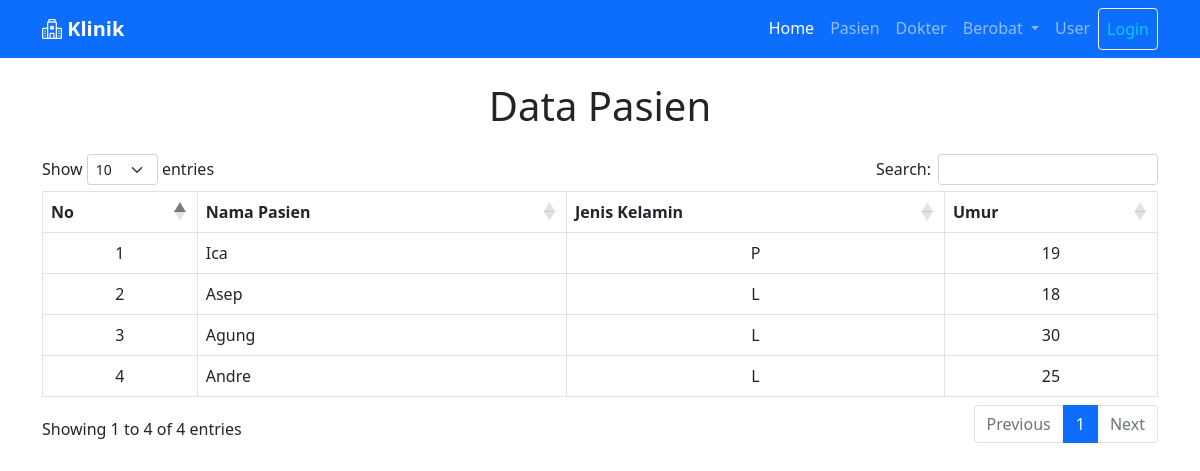
The page /pasien.php on the database as committed earlier.
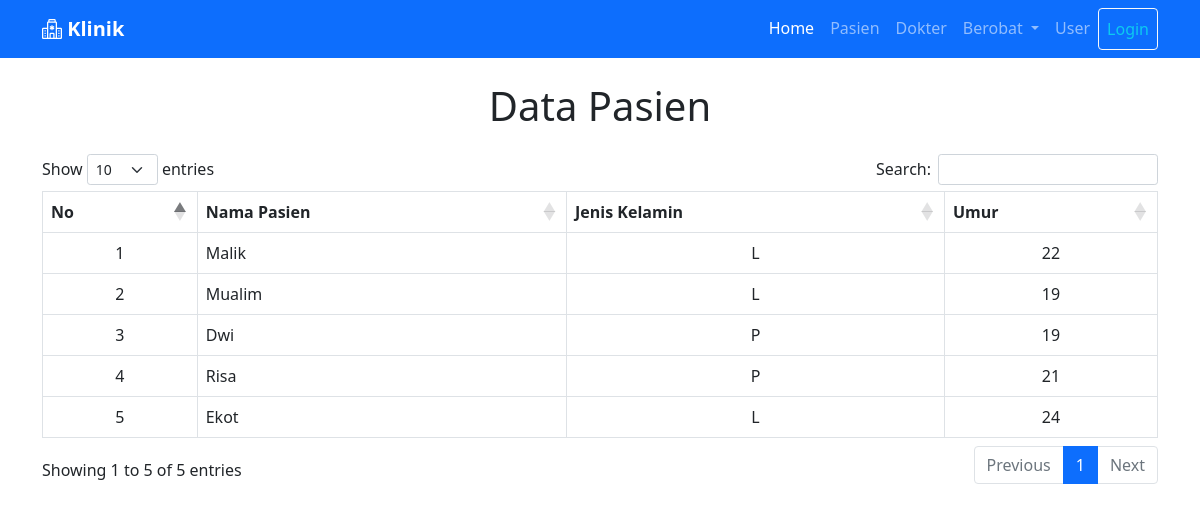
The same page on the database as committed later.
### tables this page shows
CREATE TABLE `pasien` (
  `id_pasien` int(5) NOT NULL,
  `nama_pasien` varchar(50) NOT NULL,
  `jenis_kelamin` enum('L','P') NOT NULL,
  `umur` int(2) NOT NULL
);

### pasien.php (the view, shortened to what this page needs)
<?php include "layout/_header.php"; ?>
<div class="container">
    <h1 class="text-center my-4">Data Pasien</h1>
    <div class="table-responsive">
        <table class="table table-bordered table-hover nowrap" id="example">
            <thead>
                <tr class="text-center">
                    <th>No</th>
                    <th>Nama Pasien</th>
                    <th>Jenis Kelamin</th>
                    <th>Umur</th>
                </tr>
            </thead>
            <tbody>
                <?php
                $no = 1;
                $query = "SELECT * FROM pasien";
                $sql = mysqli_query($koneksi, $query);
                while ($pasien = mysqli_fetch_array($sql)) {
                    if ($pasien != NULL) {
                ?>
                        <tr>
                            <td class="text-center align-middle"><?= $no++ ?></td>
                            <td class="align-middle"><?= $pasien['nama_pasien'] ?></td>
                            <td class="text-center align-middle"><?= $pasien['jenis_kelamin'] ?></td>
                            <td class="text-center align-middle"><?= $pasien['umur'] ?></td>
                        </tr>
                    <?php } else { ?>
                        <tr>
                            <td class="text-center">Data Kosong</td>
                        </tr>
                <?php }
                } ?>
            </tbody>
        </table>
    </div>
</div>
<?php include "layout/_footer.php"; ?>

### layout/_header.php (shortened to what this page needs)
<?php
$uriSegments = explode("/", parse_url($_SERVER['REQUEST_URI'], PHP_URL_PATH));
$logged_in = FALSE;
?>
<!DOCTYPE html>
<html lang="en">
<head>
    <link href="https://cdn.jsdelivr.net/npm/bootstrap@5.1.3/dist/css/bootstrap.min.css" rel="stylesheet">
    <link rel="stylesheet" href="https://cdn.jsdelivr.net/npm/bootstrap-icons@1.8.3/font/bootstrap-icons.css">
    <link rel="stylesheet" href="https://cdnjs.cloudflare.com/ajax/libs/twitter-bootstrap/5.1.3/css/bootstrap.min.css">
    <link rel="stylesheet" href="https://cdn.datatables.net/1.12.1/css/dataTables.bootstrap5.min.css">
</head>
<body>
    <nav class="navbar navbar-expand-lg navbar-dark bg-primary">
        <div class="container">
            <a class="navbar-brand fw-bold" href="index.php"><i class="bi bi-hospital"></i> Klinik</a>
            <div class="collapse navbar-collapse" id="navbarNav">
                <ul class="navbar-nav ms-auto">
                    <li class="nav-item">
                        <a class="nav-link <?= $uriSegments[2] == 'index.php' || $uriSegments[2] == '' ? 'active' : '' ?>" href="index.php">Home</a>
                    </li>
                    <li class="nav-item">
                        <a class="nav-link <?= $uriSegments[2] == 'pasien.php' ? 'active' : '' ?>" href="pasien.php">Pasien</a>
                    </li>
                    <li class="nav-item">
                        <a class="nav-link <?= $uriSegments[2] == 'dokter.php' ? 'active' : '' ?>" href="dokter.php">Dokter</a>
                    </li>
                    <li class="nav-item dropdown">
                        <a class="nav-link dropdown-toggle <?= $uriSegments[2] == 'berobat.php' || $uriSegments[2] == 'obat.php' || $uriSegments[2] == 'resep_obat.php' ? 'active' : '' ?>" href="#" id="navbarDropdown" role="button" data-bs-toggle="dropdown" aria-expanded="false">
                            Berobat
                        </a>
                    </li>
                    <li class="nav-item">
                        <a class="nav-link <?= $uriSegments[2] == 'user.php' ? 'active' : '' ?>" href="user.php">User</a>
                    </li>
                    <?php if (!$logged_in) : ?>
                        <li class="nav-item">
                            <a class="nav-link btn btn-outline-light text-info" href="login.php">Login</a>
                        </li>
                    <?php endif ?>
                </ul>
            </div>
        </div>
    </nav>

### layout/_footer.php (shortened to what this page needs)
</body>
</html>

Rows that differ between the two databases and show on the page:
changed pasien: nama_pasien "Ica" → "Malik"; jenis_kelamin "P" → "L"; umur "19" → "22"
changed pasien: nama_pasien "Asep" → "Mualim"; umur "18" → "19"
changed pasien: nama_pasien "Agung" → "Dwi"; jenis_kelamin "L" → "P"; umur "30" → "19"
changed pasien: nama_pasien "Andre" → "Risa"; jenis_kelamin "L" → "P"; umur "25" → "21"
added pasien: nama_pasien "Ekot", jenis_kelamin "L", umur "24"
Other text that changed with them:
text written by a page script: "Show entries Search: Showing 1 to 4 of 4 entries Previous 1 Next" → "Show entries Search: Showing 1 to 5 of 5 entries Previous 1 Next"
